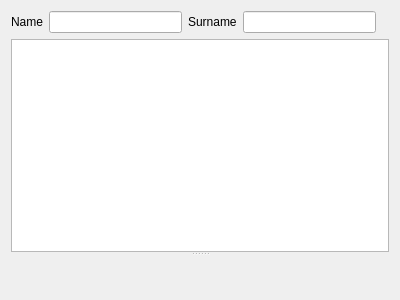
<?xml version="1.0" encoding="UTF-8"?>
<ui version="4.0">
 <class>PatientSelector</class>
 <widget class="QWidget" name="PatientSelector">
  <property name="geometry">
   <rect>
    <x>0</x>
    <y>0</y>
    <width>400</width>
    <height>300</height>
   </rect>
  </property>
  <property name="windowTitle">
   <string>Form</string>
  </property>
  <layout class="QGridLayout" name="gridLayout">
   <item row="1" column="0" colspan="5">
    <widget class="QSplitter" name="splitter">
     <property name="orientation">
      <enum>Qt::Vertical</enum>
     </property>
     <widget class="QTableView" name="tableView">
      <property name="editTriggers">
       <set>QAbstractItemView::NoEditTriggers</set>
      </property>
      <property name="alternatingRowColors">
       <bool>true</bool>
      </property>
      <property name="selectionMode">
       <enum>QAbstractItemView::SingleSelection</enum>
      </property>
      <property name="selectionBehavior">
       <enum>QAbstractItemView::SelectRows</enum>
      </property>
      <property name="verticalScrollMode">
       <enum>QAbstractItemView::ScrollPerPixel</enum>
      </property>
      <property name="horizontalScrollMode">
       <enum>QAbstractItemView::ScrollPerPixel</enum>
      </property>
      <property name="gridStyle">
       <enum>Qt::DashLine</enum>
      </property>
      <attribute name="horizontalHeaderVisible">
       <bool>false</bool>
      </attribute>
      <attribute name="verticalHeaderVisible">
       <bool>false</bool>
      </attribute>
      <attribute name="verticalHeaderVisible">
       <bool>false</bool>
      </attribute>
      <attribute name="horizontalHeaderVisible">
       <bool>false</bool>
      </attribute>
     </widget>
     <widget class="Patients::IdentityWidget" name="identity" native="true"/>
    </widget>
   </item>
   <item row="0" column="0">
    <widget class="QLabel" name="label_2">
     <property name="text">
      <string>Name</string>
     </property>
    </widget>
   </item>
   <item row="0" column="1">
    <widget class="Utils::QButtonLineEdit" name="searchName"/>
   </item>
   <item row="0" column="2">
    <widget class="QLabel" name="label_3">
     <property name="text">
      <string>Surname</string>
     </property>
    </widget>
   </item>
   <item row="0" column="3">
    <widget class="Utils::QButtonLineEdit" name="searchSurname"/>
   </item>
   <item row="0" column="4">
    <widget class="QLabel" name="numberOfPatients">
     <property name="text">
      <string/>
     </property>
    </widget>
   </item>
  </layout>
  <zorder>splitter</zorder>
  <zorder>label_2</zorder>
  <zorder>searchName</zorder>
  <zorder>label_3</zorder>
  <zorder>searchSurname</zorder>
  <zorder>numberOfPatients</zorder>
 </widget>
 <customwidgets>
  <customwidget>
   <class>Utils::QButtonLineEdit</class>
   <extends>QLineEdit</extends>
   <header location="global">utils/widgets/QButtonLineEdit.h</header>
  </customwidget>
  <customwidget>
   <class>Patients::IdentityWidget</class>
   <extends>QWidget</extends>
   <header location="global">patientbaseplugin/identitywidget.h</header>
   <container>1</container>
  </customwidget>
 </customwidgets>
 <resources/>
 <connections/>
</ui>
